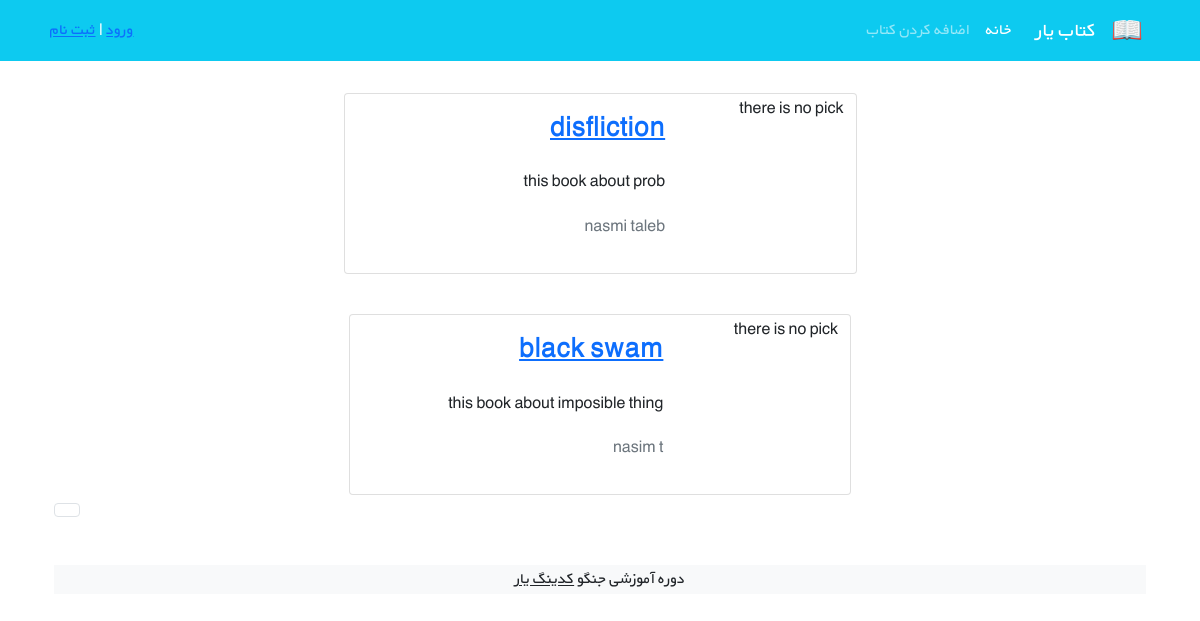
/books/, run on an earlier commit of the app's database.
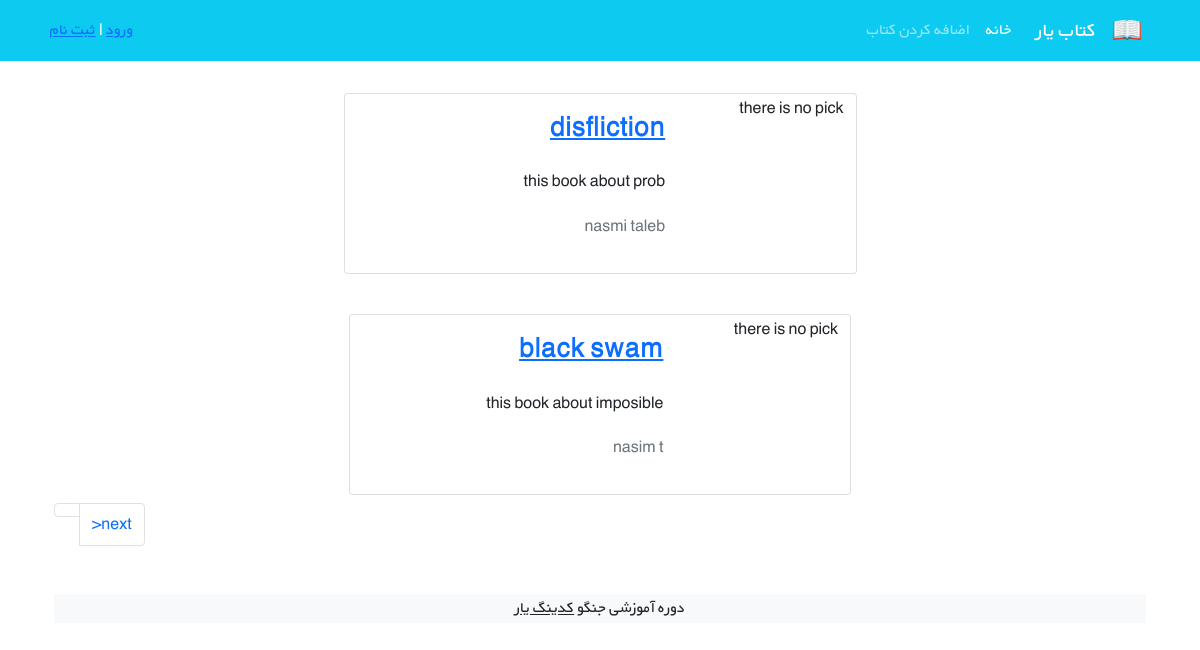
And on a later commit of the database.
### books/models.py (models this page shows, shortened)
class Book(models.Model):
    title= models.CharField(max_length=200)
    authors=models.CharField(max_length=200)
    content=models.TextField()
    price= models.DecimalField(max_digits=5,decimal_places=2)
    cover= models.ImageField(upload_to='covers/',blank=True)
    def get_absolute_url(self):
        return reverse("book_detail", args=[self.id] )

### books/views.py (the view)
# urls.py: path('', BookListView.as_view() , name='book_list'),
class BookListView(generic.ListView):
    model = Book
    paginate_by = 2
    template_name = 'books/book_list.html'
    context_object_name = 'books'

### books/templates/books/book_list.html (shortened to what this page needs)
{% extends '_base.html' %}
{% block content %}
{% for book in books  %}
    <div class="container mt-4">
        <div class="row flex-row-reverse justify-content-md-center">
            <div class="card m-2" style="max-width: 45%">
                <div class="row g-0 h-100" dir="rtl">
                    <div class="col-md-4">
                        {% if book.cover %}
                        <img src="{{ book.cover.url }}">
                        {% else %}
                        there is no pick
                        {% endif %}
                    </div>
                    <div class="col-md-8 h-100">
                        <div class="d-flex flex-column justify-content-between h-100">
                            <div class="card-body">
                                <a href="{{book.get_absolute_url}}"> <h3 class="card-title"><strong>    {{book.title}}  </strong></h3> </a>
                                <p class="card-text pt-3">       {{book.content|truncatechars:80}}  </p>
                                <p class="text-muted">{{book.authors}} </p>
                            </div>
                        </div>
                    </div>
                </div>
            </div>
    </div>
    {% endfor %}
    <nav aria-label="Page navigation example">
        <ul class="pagination">
          <li class="page-item"><a class="page-link" href="#"> {{page_obj.has_number}}   </a></li>
          {% if page_obj.has_next %}
          <li class="page-item"><a class="page-link" href="?page={{ page_obj.next_page_number }}">>next</a></li>
          {% endif %}
        </ul>
    </nav>
    <footer class="bg-light text-center text-lg-start mt-5">
      <div class="text-center bg-grey">
          <p>دوره آموزشی جنگو <a class="text-dark" href="https://codingyar.com/" target="_blank">کدینگ یار</a></p>
      </div>
    </footer>
{% endblock content %}

What changed in the data, as far as the page shows it:
changed Book "black swam": content "this book about imposible thing" → "this book about imposible"
Also different on the page:
text now shown: ">next"
